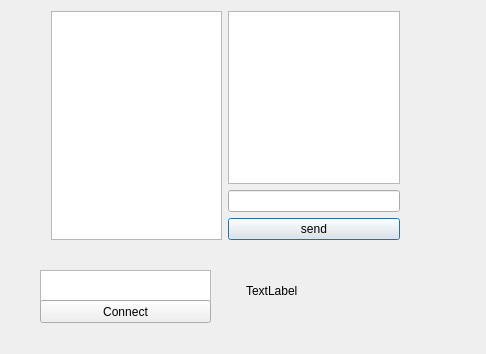
<?xml version="1.0" encoding="UTF-8"?>
<ui version="4.0">
 <class>Dialog</class>
 <widget class="QDialog" name="Dialog">
  <property name="geometry">
   <rect>
    <x>0</x>
    <y>0</y>
    <width>486</width>
    <height>354</height>
   </rect>
  </property>
  <property name="windowTitle">
   <string>Dialog</string>
  </property>
  <widget class="QWidget" name="gridLayoutWidget">
   <property name="geometry">
    <rect>
     <x>40</x>
     <y>0</y>
     <width>371</width>
     <height>251</height>
    </rect>
   </property>
   <layout class="QGridLayout" name="gridLayout">
    <item row="0" column="1">
     <layout class="QVBoxLayout" name="verticalLayout">
      <item>
       <widget class="QListView" name="listView"/>
      </item>
      <item>
       <widget class="QLineEdit" name="lineEdit"/>
      </item>
      <item>
       <widget class="QPushButton" name="pushButton">
        <property name="text">
         <string>send</string>
        </property>
       </widget>
      </item>
     </layout>
    </item>
    <item row="0" column="0">
     <widget class="QListView" name="listView_2"/>
    </item>
    <item row="1" column="0">
     <layout class="QGridLayout" name="gridLayout_2">
      <item row="0" column="0">
       <layout class="QVBoxLayout" name="verticalLayout_2"/>
      </item>
     </layout>
    </item>
   </layout>
  </widget>
  <widget class="QTextEdit" name="textEdit">
   <property name="geometry">
    <rect>
     <x>40</x>
     <y>270</y>
     <width>171</width>
     <height>51</height>
    </rect>
   </property>
  </widget>
  <widget class="QPushButton" name="Connect">
   <property name="geometry">
    <rect>
     <x>40</x>
     <y>300</y>
     <width>171</width>
     <height>23</height>
    </rect>
   </property>
   <property name="text">
    <string>Connect</string>
   </property>
  </widget>
  <widget class="QLabel" name="label">
   <property name="geometry">
    <rect>
     <x>246</x>
     <y>270</y>
     <width>141</width>
     <height>41</height>
    </rect>
   </property>
   <property name="text">
    <string>TextLabel</string>
   </property>
  </widget>
 </widget>
 <layoutdefault spacing="6" margin="11"/>
 <resources/>
 <connections/>
</ui>
